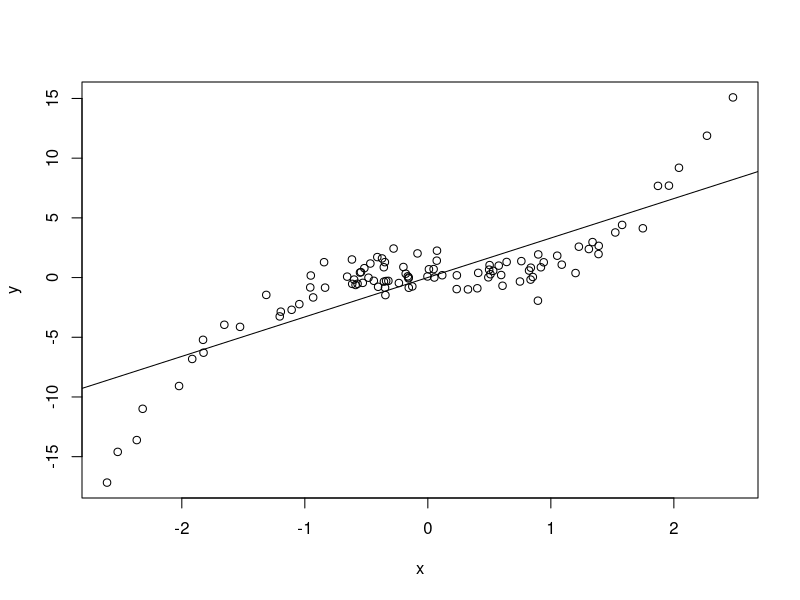
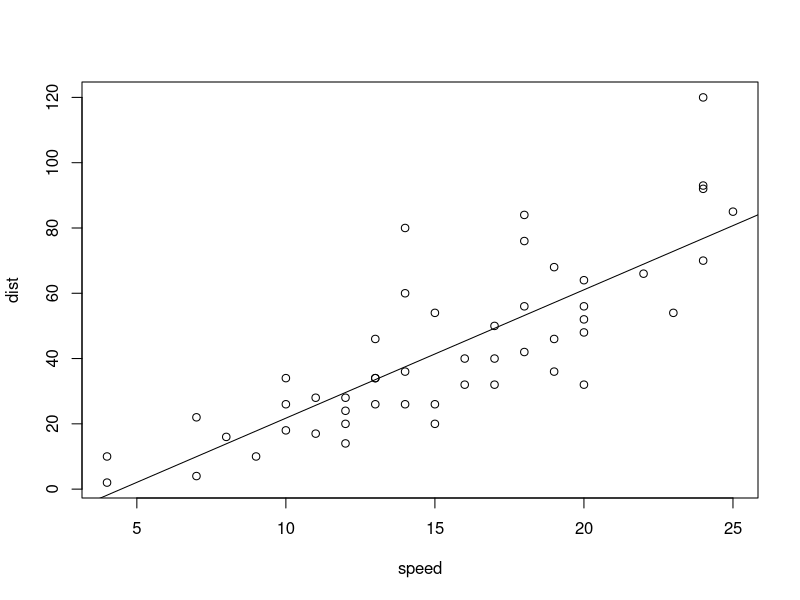
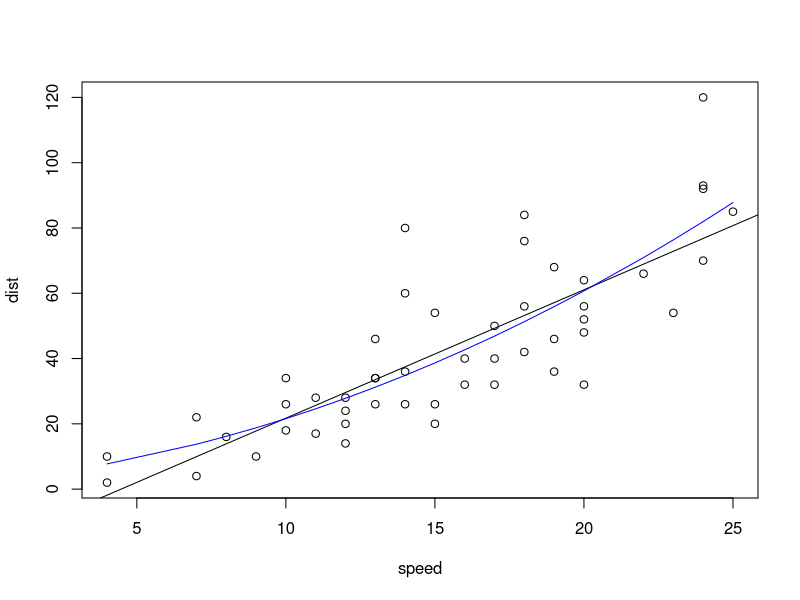
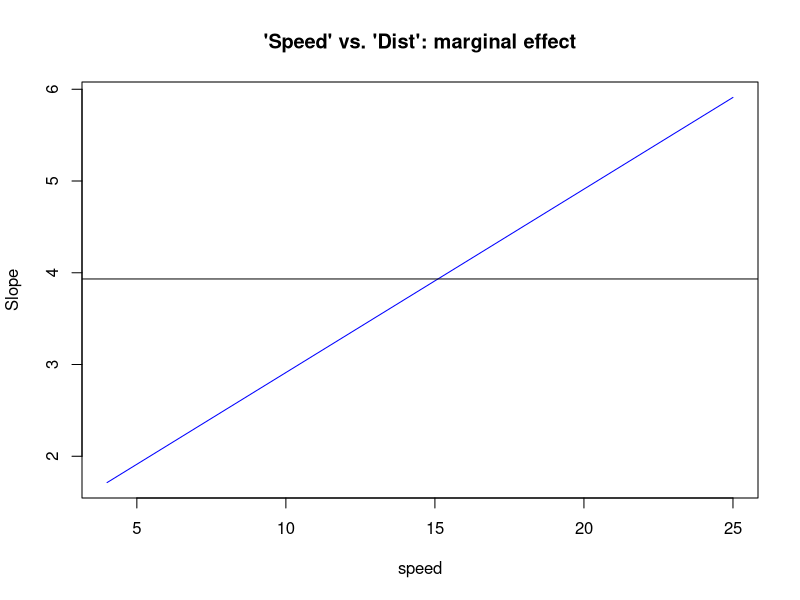

The R script that drew these images, in order: (Note: this script raises an error after producing the figures.)
## ---- chunk 1
set.seed(840)
x <- rnorm(1e2)
y <- x^3 + rnorm(length(x))
plot(x, y)
abline(lm(y ~ x))
## ---- chunk 2
fit_cars <- lm(dist ~ speed, data = cars)
with(data = cars, plot(speed, dist))
abline(fit_cars)
## ---- chunk 3
lmtest::resettest(fit_cars, 
									type = "regressor", 
									power = 2,
									vcov = sandwich::vcovHC
									)
## ---- chunk 4
fit_cars_sq <- lm(dist ~ speed + I(speed*speed), data = cars)
with(data = cars, plot(speed, dist))
abline(fit_cars)
lines(x = cars$speed, y = fitted(fit_cars_sq), col = "blue")
## ---- chunk 5
with(
	data = data.frame(
		speed = cars$speed,
		slope_quadratic = 
			coef(fit_cars_sq)[[2]] + 2 * coef(fit_cars_sq)[[3]] * cars$speed  
	), {
	plot(
		x = speed, y = slope_quadratic, 
		type = "l", col = "blue", 
		xlab = "speed", ylab = "Slope", 
		main = "'Speed' vs. 'Dist': marginal effect")
	abline(h = coef(fit_cars)[[2]])
})
## ---- chunk 6
#' Helper to generate data with prescribed: 
#' * Regressor distribution: `x`
#' * Response conditional mean: `f`
#' * Response conditional noise: `eps` 
dgp_fun <- function(x, f, eps) {
	function(n) {
		.x <- x(n)
		data.frame(x = .x, y = f(.x) + eps(.x))
	}
}

#' Helper to simulate results of linear regression, with prescribed:
#' * Data generating process: `dgp`
#' * Sample size of simulated datasets: `n`
#' * Summary function (e.g. p-value of RESET test): `summarize_fun`
lm_simulate <- function(dgp, n, summarize_fun, nsim, simplify) {
	replicate(nsim, {
		data <- dgp(n)
		fit <- lm(y ~ x, data)
		summarize_fun(fit)
	}, simplify = simplify)
} 

#' Helper to plot the PDF and CDF of a vector of simulated p-values
plot_pvalue <- function(
		p, xlim, main = "Distribution of p-values", sub = NULL
		) 
{
	oldpar <- par(mfrow = c(1, 2))
	hist(p, freq = FALSE, main = NULL)
	plot(
		ecdf(p),
		do.points = FALSE,
		xlim = xlim, 
		xlab = "p",
		ylab = "Empirical Quantile",
		main = NULL
		)
	abline(0, 1, lty = "dotted")
	#mtext(main, line = -2, outer = TRUE)
	title(main = main, outer = TRUE, line = -1)
	if(!is.null(sub))
		mtext(sub, line = -3, outer = TRUE)
	# title(main = main, sub = sub, outer = TRUE, line = -1)
	par(oldpar) 
}

#' Helper to perform RESET test on a `lm` fit object, and plot the p-value
#' distribution. The estimator for regression coefficients variance-covariance
#' matrix can be set through the `vcov` argument.
reset_pvalue <- function(
		dgp, n,  # Data generating process params
		power = 2:3, type = "regressor", vcov = sandwich::vcovHC,  # RESET params
		plot = TRUE, xlim = c(0, 0.1),  # Plotting params
		nsim = 1e4  # Simulation params
		) 
{
	summarize_fun <- function(fit)
		lmtest::resettest(fit, power = power, type = type, vcov = vcov)$p.value
	
	p <- lm_simulate(
		dgp = dgp, 
		n = n, 
		summarize_fun = summarize_fun, 
		nsim = nsim,
		simplify = TRUE
		)
	
	if (plot) {
		dgp_name = deparse(substitute(dgp))
		sub <- paste0("DGP: ", dgp_name, 
									" | n = ", n, 
									" | nsim = ", nsim)
		plot_pvalue(p, xlim = xlim, sub = sub)
	}
	
	return(invisible(p))
	
}
## ---- chunk 7
dgp_t1 <- dgp_fun(
	x = rnorm,
	f = \(x) x,
	eps = \(x) rnorm(length(x), sd = 3)
)

set.seed(840)
with(data = dgp_m1(100), plot(x = x, y = y))
## ---- chunk 8
p <- reset_pvalue(dgp = dgp_t1, n = 100, nsim = 1e3)
## ---- chunk 9
p <- reset_pvalue(dgp = dgp_t1, n = 10, nsim = 1e3, vcov = stats::vcov)
## ---- chunk 10
quantile(p, c(0.001, 0.01, 0.05, 0.1))
## ---- chunk 11
dgp_t2 <- dgp_fun(
	x = rnorm,
	f = \(x) x^3,
	eps = \(x) rnorm(length(x), sd = 3)
)

set.seed(840)
with(data = dgp_t2(100), plot(x = x, y = y))
## ---- chunk 12
reset_pvalue(
	dgp = dgp_t2, n = 100, nsim = 1e3
)
## ---- chunk 13
